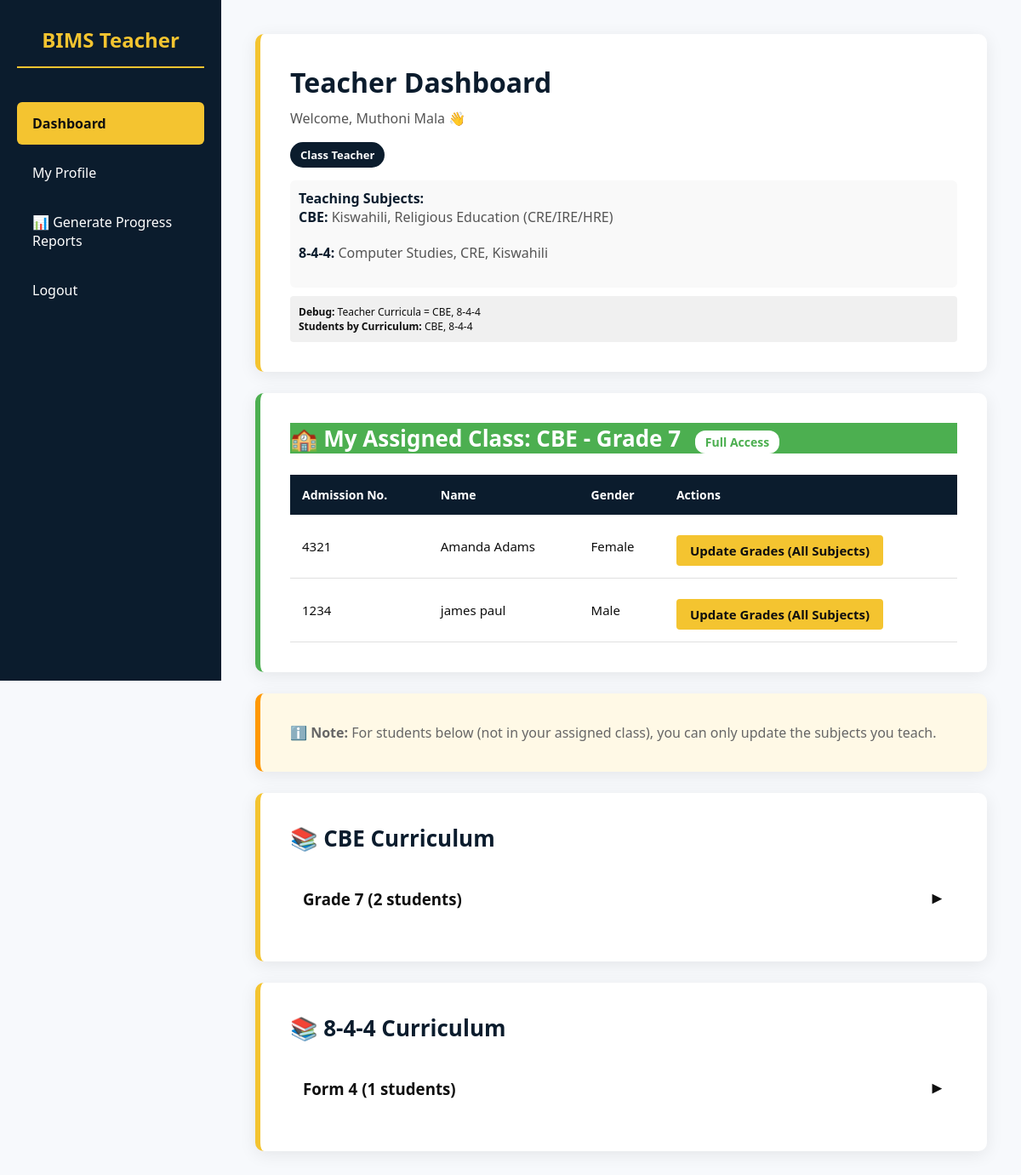
The app's page /html/teacher_dashboard.php (signed in) with its own data.
### tables this page shows
CREATE TABLE `teachers` (
  `id` int NOT NULL AUTO_INCREMENT,
  `user_id` int NOT NULL,
  `first_name` varchar(100) DEFAULT NULL,
  `last_name` varchar(100) DEFAULT NULL,
  `email` varchar(100) DEFAULT NULL,
  `phone` varchar(20) DEFAULT NULL,
  `category` enum('Subject Teacher','Class Teacher','Head Teacher') DEFAULT 'Subject Teacher',
  `assigned_class_id` int DEFAULT NULL,
  `phone_number` varchar(20) DEFAULT NULL,
  `residential_area` varchar(255) DEFAULT NULL,
  `date_of_birth` date DEFAULT NULL,
  `national_id` varchar(50) DEFAULT NULL,
  PRIMARY KEY (`id`),
  UNIQUE KEY `user_id` (`user_id`),
  KEY `assigned_class_id` (`assigned_class_id`),
  CONSTRAINT `teachers_ibfk_1` FOREIGN KEY (`user_id`) REFERENCES `users` (`id`),
  CONSTRAINT `teachers_ibfk_2` FOREIGN KEY (`assigned_class_id`) REFERENCES `classes_levels` (`id`)
);

CREATE TABLE `curriculum_types` (
  `id` int NOT NULL AUTO_INCREMENT,
  `name` varchar(50) NOT NULL,
  `description` varchar(255) DEFAULT NULL,
  PRIMARY KEY (`id`),
  UNIQUE KEY `name` (`name`)
);

CREATE TABLE `classes_levels` (
  `id` int NOT NULL AUTO_INCREMENT,
  `curriculum_type_id` int NOT NULL,
  `name` varchar(50) NOT NULL,
  `level_order` int DEFAULT NULL,
  PRIMARY KEY (`id`),
  KEY `curriculum_type_id` (`curriculum_type_id`),
  CONSTRAINT `classes_levels_ibfk_1` FOREIGN KEY (`curriculum_type_id`) REFERENCES `curriculum_types` (`id`)
);

CREATE TABLE `students` (
  `id` int NOT NULL AUTO_INCREMENT,
  `user_id` int NOT NULL,
  `admission_number` varchar(50) DEFAULT NULL,
  `first_name` varchar(100) DEFAULT NULL,
  `last_name` varchar(100) DEFAULT NULL,
  `gender` enum('Male','Female') DEFAULT NULL,
  `date_of_birth` date DEFAULT NULL,
  `curriculum_type_id` int NOT NULL,
  `class_level_id` int NOT NULL,
  `parent_id` int DEFAULT NULL,
  `status` enum('active','inactive') DEFAULT 'active',
  `year_of_enrollment` int DEFAULT NULL,
  `phone_number` varchar(20) DEFAULT NULL,
  `residential_area` varchar(255) DEFAULT NULL,
  `parent_phone` varchar(20) DEFAULT NULL,
  `parent_email` varchar(100) DEFAULT NULL,
  PRIMARY KEY (`id`),
  UNIQUE KEY `user_id` (`user_id`),
  UNIQUE KEY `admission_number` (`admission_number`),
  UNIQUE KEY `unique_admission` (`admission_number`),
  KEY `curriculum_type_id` (`curriculum_type_id`),
  KEY `class_level_id` (`class_level_id`),
  KEY `idx_parent_id` (`parent_id`),
  CONSTRAINT `fk_students_parent` FOREIGN KEY (`parent_id`) REFERENCES `parents` (`id`) ON DELETE SET NULL ON UPDATE CASCADE,
  CONSTRAINT `students_ibfk_1` FOREIGN KEY (`user_id`) REFERENCES `users` (`id`),
  CONSTRAINT `students_ibfk_2` FOREIGN KEY (`curriculum_type_id`) REFERENCES `curriculum_types` (`id`),
  CONSTRAINT `students_ibfk_3` FOREIGN KEY (`class_level_id`) REFERENCES `classes_levels` (`id`)
);

### html/teacher_dashboard.php (the view, shortened to what this page needs)
<?php
require_once __DIR__ . "/../database/db_connect.php";
$teacher_stmt = $pdo->prepare("
    SELECT id, first_name, last_name, category, assigned_class_id
    FROM teachers
    WHERE user_id = ?
");
$teacher_stmt->execute([$_SESSION['user_id']]);
$teacher = $teacher_stmt->fetch(PDO::FETCH_ASSOC);
$teacher_name = ($teacher['first_name'] ?? 'Teacher') . ' ' . ($teacher['last_name'] ?? '');
$category = $teacher['category'] ?? 'Subject Teacher';
$teacher_subjects = [];
try {
    $subjects_stmt = $pdo->prepare("
        SELECT ts.curriculum_type_id, ct.name as curriculum_name, ts.subject_name
        FROM teacher_subjects ts
        JOIN curriculum_types ct ON ts.curriculum_type_id = ct.id
        WHERE ts.teacher_id = ?
        ORDER BY ct.id, ts.subject_name
    ");
    $subjects_stmt->execute([$teacher['id']]);
    $teacher_subjects_raw = $subjects_stmt->fetchAll(PDO::FETCH_ASSOC);
    foreach ($teacher_subjects_raw as $row) {
        $teacher_subjects[$row['curriculum_name']][] = $row['subject_name'];
    }
} catch (PDOException $e) {
    $teacher_subjects = [];
}
function getGradeUpdatePage($curriculum_name) {
    if ($curriculum_name == '8-4-4') {
        return 'teacher/update_grades_844.php';
    } elseif ($curriculum_name == 'IGCSE') {
        return 'teacher/update_grades_igcse.php';
    } else {
        return 'teacher/update_grades.php';
    }
}
$students_by_curriculum = [];
$my_assigned_class_students = [];
$teacher_curricula = [];
if (!empty($teacher_subjects)) {
    foreach ($teacher_subjects as $curr => $subjects) {
        $teacher_curricula[] = $curr;
    }
}
if ($category == 'Head Teacher') {
    $curriculums = ['CBE', '8-4-4', 'IGCSE'];
    foreach ($curriculums as $curr) {
        $stmt = $pdo->prepare("
            SELECT s.id, s.admission_number, s.first_name, s.last_name,
                   cl.name as class_name, ct.name as curriculum_name, s.gender, s.status,
                   s.class_level_id
            FROM students s
            LEFT JOIN classes_levels cl ON s.class_level_id = cl.id
            LEFT JOIN curriculum_types ct ON s.curriculum_type_id = ct.id
            WHERE ct.name = ? AND s.status = 1
            ORDER BY cl.level_order, s.last_name, s.first_name
        ");
        $stmt->execute([$curr]);
        $students_by_curriculum[$curr] = $stmt->fetchAll(PDO::FETCH_ASSOC);
    }
} elseif ($category == 'Class Teacher') {
    if ($teacher['assigned_class_id']) {
        $stmt = $pdo->prepare("
            SELECT s.id, s.admission_number, s.first_name, s.last_name,
                   cl.name as class_name, ct.name as curriculum_name, s.gender, s.status,
                   s.class_level_id
            FROM students s
            LEFT JOIN classes_levels cl ON s.class_level_id = cl.id
            LEFT JOIN curriculum_types ct ON s.curriculum_type_id = ct.id
            WHERE s.class_level_id = ? AND s.status = 1
            ORDER BY s.last_name, s.first_name
        ");
        $stmt->execute([$teacher['assigned_class_id']]);
        $my_assigned_class_students = $stmt->fetchAll(PDO::FETCH_ASSOC);
    }
    foreach ($teacher_curricula as $curr) {
        $stmt = $pdo->prepare("
            SELECT s.id, s.admission_number, s.first_name, s.last_name,
                   cl.name as class_name, ct.name as curriculum_name, s.gender, s.status,
                   s.class_level_id
            FROM students s
            LEFT JOIN classes_levels cl ON s.class_level_id = cl.id
            LEFT JOIN curriculum_types ct ON s.curriculum_type_id = ct.id
            WHERE ct.name = ? AND s.status = 1
            ORDER BY cl.level_order, s.last_name, s.first_name
        ");
        $stmt->execute([$curr]);
        $students_by_curriculum[$curr] = $stmt->fetchAll(PDO::FETCH_ASSOC);
    }
}
?>
<!DOCTYPE html>
<html lang="en">
<head>
    <link rel="stylesheet" href="assets/css/admin.css">
    <link rel="stylesheet" href="assets/css/teacher.css">
</head>
<body>
<div class="sidebar">
    <h2>BIMS Teacher</h2>
    <a href="teacher_dashboard.php" class="active">Dashboard</a>
    <a href="teacher/my_profile.php">My Profile</a>
     <a href="teacher/generate_progress_report.php">📊 Generate Progress Reports</a>
    <a href="logout.php">Logout</a>
</div>
<div class="main-content">
    <div class="container">
        <div class="card">
            <h1>Teacher Dashboard</h1>
            <p>Welcome, <?php echo htmlspecialchars($teacher_name); ?> 👋</p>
            <p><span class="category-badge"><?php echo htmlspecialchars($category); ?></span></p>
            <?php if (!empty($teacher_subjects)): ?>
                <div class="subjects-list">
                    <strong>Teaching Subjects:</strong>
                    <?php foreach ($teacher_subjects as $curr => $subjects): ?>
                        <p><strong><?php echo htmlspecialchars($curr); ?>:</strong> <?php echo htmlspecialchars(implode(', ', $subjects)); ?></p>
                    <?php endforeach; ?>
                </div>
                <div style="background: #f0f0f0; padding: 10px; margin-top: 10px; border-radius: 4px; font-size: 12px;">
                    <strong>Debug:</strong> Teacher Curricula = <?php echo htmlspecialchars(implode(', ', $teacher_curricula)); ?><br>
                    <strong>Students by Curriculum:</strong> <?php echo htmlspecialchars(implode(', ', array_keys($students_by_curriculum))); ?>
                </div>
            <?php endif; ?>
        </div>
        <?php if ($category == 'Class Teacher' && !empty($my_assigned_class_students)): ?>
            <div class="card curriculum-card" style="border-left: 6px solid #4caf50;">
                <h2 class="curriculum-title" style="background: #4caf50; color: white;">
                    🏫 My Assigned Class: <?php echo htmlspecialchars($my_assigned_class_students[0]['curriculum_name'] ?? ''); ?> - <?php echo htmlspecialchars($my_assigned_class_students[0]['class_name'] ?? ''); ?>
                    <span style="font-size: 14px; background: white; color: #4caf50; padding: 4px 12px; border-radius: 12px; margin-left: 10px;">Full Access</span>
                </h2>
                <table class="student-table">
                    <thead>
                        <tr>
                            <th>Admission No.</th>
                            <th>Name</th>
                            <th>Gender</th>
                            <th>Actions</th>
                        </tr>
                    </thead>
                    <tbody>
                        <?php foreach ($my_assigned_class_students as $student): ?>
                            <?php $grade_page = getGradeUpdatePage($student['curriculum_name']); ?>
                            <tr>
                                <td><?php echo htmlspecialchars($student['admission_number']); ?></td>
                                <td><?php echo htmlspecialchars($student['first_name'] . ' ' . $student['last_name']); ?></td>
                                <td><?php echo htmlspecialchars($student['gender']); ?></td>
                                <td>
                                    <a href="<?php echo $grade_page; ?>?student_id=<?php echo $student['id']; ?>" class="grade-button">
                                        Update Grades (All Subjects)
                                    </a>
                                </td>
                            </tr>
                        <?php endforeach; ?>
                    </tbody>
                </table>
            </div>
        <?php endif; ?>
        <?php if ($category != 'Head Teacher' && !empty($students_by_curriculum)): ?>
            <?php if ($category == 'Class Teacher'): ?>
                <div class="card" style="background: #fff9e6; border-left: 6px solid #ff9800;">
                    <p style="color: #666; margin: 0;">
                        ℹ️ <strong>Note:</strong> For students below (not in your assigned class), you can only update the subjects you teach.
                    </p>
                </div>
            <?php endif; ?>
            <?php
            $curriculum_colors = [
                'CBE' => ['title' => 'cbc-title', 'color' => '#2ecc71'],
                '8-4-4' => ['title' => 'system-844-title', 'color' => '#3498db'],
                'IGCSE' => ['title' => 'igcse-title', 'color' => '#9b59b6']
            ];
            foreach ($students_by_curriculum as $curr_name => $students):
                $color_class = $curriculum_colors[$curr_name]['title'] ?? '';
                $by_class = [];
                foreach ($students as $student) {
                    if (!empty($student['class_name'])) {
                        $by_class[$student['class_name']][] = $student;
                    }
                }
            ?>
                <div class="card curriculum-card">
                    <h2 class="curriculum-title <?php echo $color_class; ?>">
                        📚 <?php echo htmlspecialchars($curr_name); ?> Curriculum
                    </h2>
                    <?php if (!empty($by_class)): ?>
                        <?php foreach ($by_class as $class_name => $class_students): ?>
                            <div class="class-section">
                                <div class="collapsible-header" onclick="toggleSection(this)">
                                    <h3 style="margin: 0;"><?php echo htmlspecialchars($class_name); ?> (<?php echo count($class_students); ?> students)</h3>
                                    <span class="toggle-icon">▼</span>
                                </div>
                            </div>
                        <?php endforeach; ?>
                    <?php else: ?>
                        <p class="no-students">No students enrolled in <?php echo htmlspecialchars($curr_name); ?> yet.</p>
                    <?php endif; ?>
                </div>
            <?php endforeach; ?>
        <?php endif; ?>
</body>
</html>

### records on screen
teachers: teacher_name "Muthoni Mala", category "Class Teacher"
curriculum_types: name "CBE"
classes_levels: name "Grade 7"
students: admission_number "4321", first_name+last_name "Amanda Adams", gender "Female"
students: admission_number "1234", first_name+last_name "james paul", gender "Male"

### other values on screen
$curr "CBE"
implode(', ', $subjects) "Kiswahili, Religious Education (CRE/IRE/HRE)"
$curr "8-4-4"
implode(', ', $subjects) "Computer Studies, CRE, Kiswahili"
implode(', ', $teacher_curricula) "CBE, 8-4-4"
implode(', ', array_keys($students_by_curriculum)) "CBE, 8-4-4"
$curr_name "CBE"
$class_name "Grade 7"
count($class_students) "2"
$curr_name "8-4-4"
$class_name "Form 4"
count($class_students) "1"
